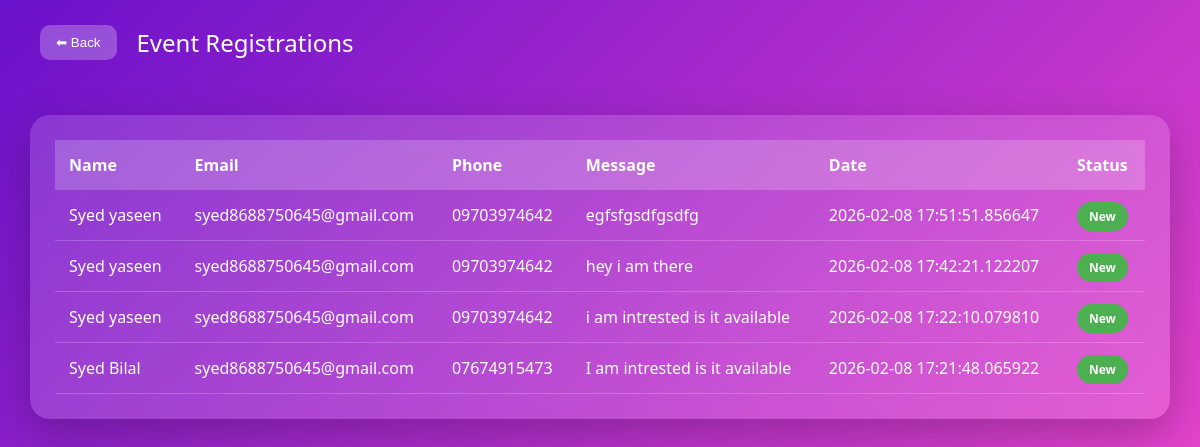
/admin/registrations (signed in), run on the app's committed database.
### tables this page shows
CREATE TABLE registrations (
        id INTEGER PRIMARY KEY AUTOINCREMENT,
        event_id INTEGER,
        name TEXT,
        phone TEXT,
        email TEXT,
        message TEXT,
        created_at DATETIME DEFAULT CURRENT_TIMESTAMP,
        FOREIGN KEY (event_id) REFERENCES events(id)
    );

### app.py (the view)
@app.route("/admin/registrations")
def admin_registrations():
    if not session.get("admin"):
        return redirect(url_for("admin_login"))
    conn = get_db_connection()
    registrations = conn.execute("""
        SELECT registrations.id,
               registrations.name,
               registrations.phone,
               registrations.email,
               registrations.message,
               registrations.created_at,
               events.title AS event_title
        FROM registrations
        JOIN events ON registrations.event_id = events.id
        ORDER BY registrations.created_at DESC
    """).fetchall()
    conn.close()
    return render_template("admin_registrations.html", registrations=registrations)

### app.py (called while the page is built)
def get_db_connection():
    conn = sqlite3.connect(DATABASE)
    conn.row_factory = sqlite3.Row
    return conn

### templates/admin_registrations.html (shortened to what this page needs)
<!DOCTYPE html>
<html>
<head>
</head>
<body>
<div class="header">
<button onclick="goBack()" class="back-btn">⬅ Back</button>
Event Registrations
</div>
<div class="container">
<div class="card">
<table>
<tr>
<th>Name</th>
<th>Email</th>
<th>Phone</th>
<th>Message</th>
<th>Date</th>
<th>Status</th>
</tr>
{% for r in registrations %}
<tr>
<td>{{ r.name }}</td>
<td>{{ r.email }}</td>
<td>{{ r.phone }}</td>
<td>{{ r.message }}</td>
<td>{{ r.created_at }}</td>
<td><span class="badge new">New</span></td>
</tr>
{% endfor %}
</table>
</div>
</div>
</body>
</html>

### templates/admin_registrations.html (style rules this page uses)
body { margin:0; font-family:'Segoe UI',sans-serif; background:linear-gradient(135deg,#6a11cb,#ff4ecd); min-height:100vh; }
.header { display:flex; align-items:center; padding:25px 40px; color:white; font-size:24px; }
.back-btn { margin-right:20px; padding:10px 16px; border:none; border-radius:10px; background:rgba(255,255,255,0.25); color:white; cursor:pointer; }
.container { padding:30px; }
.card { background:rgba(255,255,255,0.15); backdrop-filter:blur(15px); border-radius:20px; padding:25px; box-shadow:0 15px 45px rgba(0,0,0,0.25); }
table { width:100%; border-collapse:collapse; color:white; }
th { text-align:left; padding:14px; background:rgba(255,255,255,0.2); }
td { padding:14px; border-bottom:1px solid rgba(255,255,255,0.2); }
.badge { padding:6px 12px; border-radius:20px; font-size:12px; font-weight:600; }
.new { background:#4caf50; }

### data on the page
registrations: name "Syed yaseen", email "syed8688750645@gmail.com", phone "09703974642", message "egfsfgsdfgsdfg", created_at "2026-02-08 17:51:51.856647"
registrations: name "Syed yaseen", email "syed8688750645@gmail.com", phone "09703974642", message "hey i am there", created_at "2026-02-08 17:42:21.122207"
registrations: name "Syed yaseen", email "syed8688750645@gmail.com", phone "09703974642", message "i am intrested is it available", created_at "2026-02-08 17:22:10.079810"
registrations: name "Syed Bilal", email "syed8688750645@gmail.com", phone "07674915473", message "I am intrested is it available", created_at "2026-02-08 17:21:48.065922"
